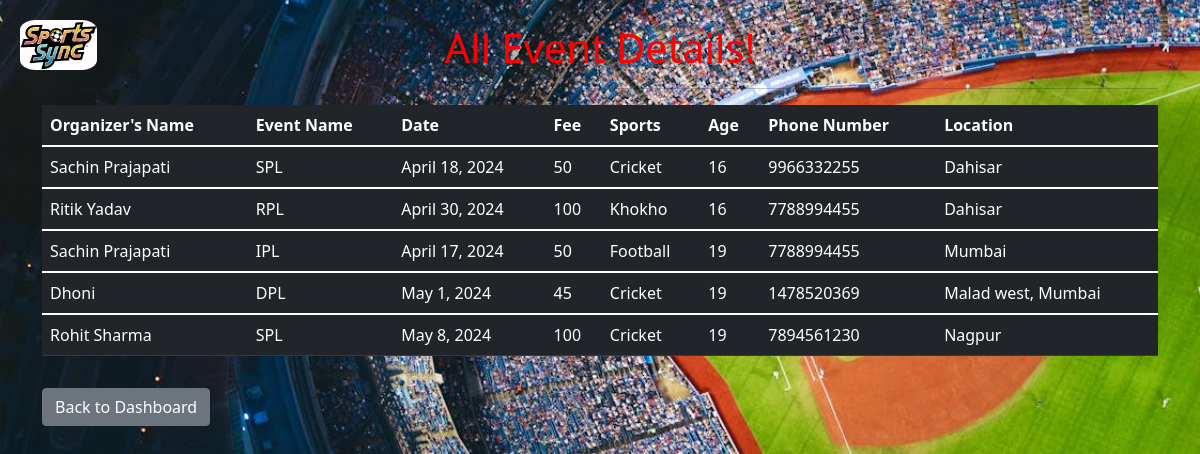
Page /all_event on the committed database.
### org_sport/models.py (models this page shows)
class Organizer(models.Model):
    org_name = models.CharField(max_length=100,null=False)
    event_name = models.CharField(max_length=100,null=False)
    event_date = models.DateField(max_length=100,null=False)
    event_fee = models.IntegerField(default=0, null=False)
    sports_name = models.CharField(max_length=100,null=False)
    age = models.IntegerField(default=0, null=False)
    phone_number = models.IntegerField(default=0, null=False)
    event_location = models.CharField(max_length=100, null=False)
    def __str__(self):
        return "%s | %s" % (
        self.org_name,self.event_name)

### org_sport/views.py (the view)
# urls.py: path('all_event', views.all_event, name='all_event'),
def all_event(request):
    orgs = Organizer.objects.all()
    context = {
        'orgs': orgs
    }
    print(context)
    return render(request, 'view_all_event.html', context)

### org_sport/templates/view_all_event.html (shortened to what this page needs)
<!DOCTYPE html>
<html lang="en">
<head>
  <link href="https://cdn.jsdelivr.net/npm/bootstrap@5.1.3/dist/css/bootstrap.min.css" rel="stylesheet"
>
</head>
<body style="background-color: rgb(0, 0, 0);">
  <img src="/static/logo.jpeg" alt="Logo" style="position:absolute; top:20px; left:20px; height:50px; border-radius:20%;">
  <div class="container" style="margin-top: 2%;">
    <h1 style="color: red; text-align: center;">All Event Details!</h1>
    <hr>
    <table class="table table-dark">
      <thead>
        <tr>
          <th scope="col">Organizer's Name</th>
          <th scope="col">Event Name</th>
           <th scope="col">Date</th>
          <th scope="col">Fee</th>
         <th scope="col">Sports</th>
          <th scope="col">Age</th>
          <th scope="col">Phone Number</th>
          <th scope="col">Location</th>
        </tr>
      </thead>
      {% for org in orgs %}
      <tbody>
        <tr>
          <td>{{ org.org_name }}</td>
          <td>{{ org.event_name }}</td>
          <td>{{ org.event_date }}</td>
          <td>{{ org.event_fee }}</td>
          <td>{{ org.sports_name }}</td>
          <td>{{ org.age }}</td>
          <td>{{ org.phone_number }}</td>
          <td>{{ org.event_location }}</td>
        </tr>
      </tbody>
      {% endfor %}
    </table>
    <a href="dashboard" class="btn btn-secondary mt-3 gap-2" style="margin-bottom: 2%;">Back to Dashboard</a>
  </div>
</body>
</html>

### org_sport/templates/view_all_event.html (style rules this page uses)
body { background-image: url('/static/bgview.jpeg'); background-size: cover; background-repeat: no-repeat; background-attachment: scroll; background-position: center; }

### rows in the picture
Organizer: org_name "Sachin Prajapati", event_name "SPL", event_date "April 18, 2024", event_fee "50", sports_name "Cricket", age "16", phone_number "9966332255", event_location "Dahisar"
Organizer: org_name "Ritik Yadav", event_name "RPL", event_date "April 30, 2024", event_fee "100", sports_name "Khokho", age "16", phone_number "7788994455", event_location "Dahisar"
Organizer: org_name "Sachin Prajapati", event_name "IPL", event_date "April 17, 2024", event_fee "50", sports_name "Football", age "19", phone_number "7788994455", event_location "Mumbai"
Organizer: org_name "Dhoni", event_name "DPL", event_date "May 1, 2024", event_fee "45", sports_name "Cricket", age "19", phone_number "1478520369", event_location "Malad west, Mumbai"
Organizer: org_name "Rohit Sharma", event_name "SPL", event_date "May 8, 2024", event_fee "100", sports_name "Cricket", age "19", phone_number "7894561230", event_location "Nagpur"
